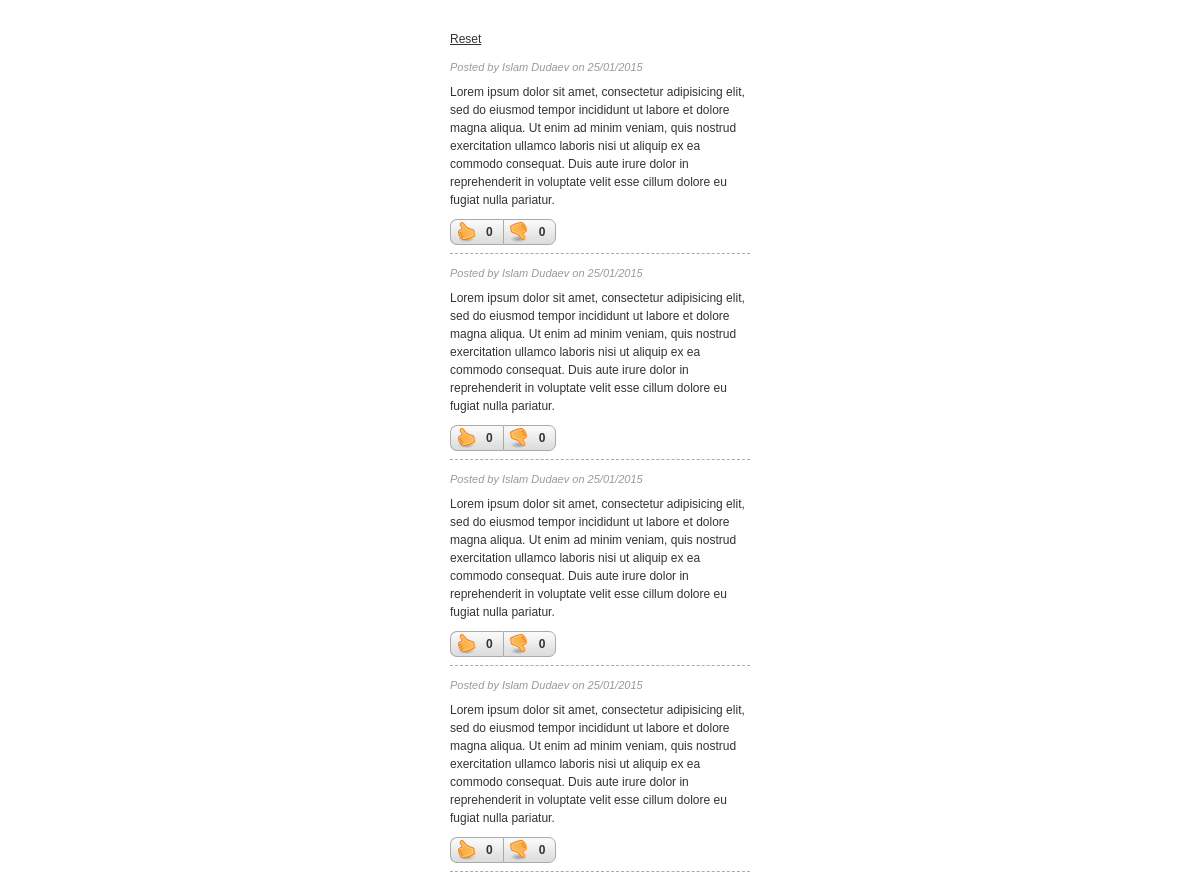
The page / on the database its author committed.
### tables this page shows
CREATE TABLE `comments` (
  `id` int(11) unsigned NOT NULL AUTO_INCREMENT,
  `full_name` varchar(150) NOT NULL,
  `email` varchar(200) NOT NULL,
  `comment` text NOT NULL,
  `date` timestamp NOT NULL DEFAULT CURRENT_TIMESTAMP,
  `active` tinyint(1) NOT NULL DEFAULT '1',
  `up` int(11) unsigned NOT NULL,
  `down` int(11) unsigned NOT NULL,
  PRIMARY KEY (`id`)
);

### index.php (the view, shortened to what this page needs)
<?php
require_once('classes/Rate.php');
$rate = new Rate();
$posts = $rate->getPosts();
?>
<!DOCTYPE html>
<html>
<head>
	<link href="css/core.css" rel="stylesheet" type="text/css" />
</head>
<body>
<div id="wrapper">
	<p><a href="#" class="reset">Reset</a></p>
	<div id="comments">
		<?php if(!empty($posts)){ ?>
			<?php foreach($posts as $row){ ?>
				<div class="comment">
					<span class="name">
						Posted by <?php echo htmlentities(stripslashes($row['full_name'])); ?> on <time datetime="<?php echo date('Y-m-d', strtotime($row['date'])); ?>"><?php echo $row['date_formatted'] ?></time>
					</span>
					<p><?php echo htmlentities(stripslashes($row['comment'])); ?></p>
					<?php echo $rate->buttonSet($row['id']); ?>
				</div>
			<?php } ?>
		<?php } else { ?>
			<p>There are currently no comments.</p>
		<?php } ?>
	</div>
</div>
</body>
</html>

### classes/Rate.php (shortened to what this page needs)
<?php
class Rate{
    private $db = null;
    private $host = 'localhost';
    private $name = 'comments';
    private $db_user = 'root';
    private $password = '';
    private $comments = 'comments';
    private $ratings = 'ratings';
    public $user;
    public function __construct($user = null){
        $this->user = !empty($user) ? $user : getenv('REMOTE_ADDR');
    }
    private function connect(){
        try{
            $this->db = new PDO("mysql:host={$this->host};$name={$this->name}",
                $this->db_user, $this->password,
                array(
                    PDO::ATTR_PERSISTENT => true
                )
            );
            $this->db->exec("SET CHARACTER SET utf8");
        } catch(PDOException $e){
            echo $e->getMessage();
            exit();
        }
    }
    public function getPosts(){
        $sql = "SELECT *, DATE_FORMAT(date, '%d/%m/%Y') AS date_formatted
                FROM {$this->comments}
                WHERE active = 1
                ORDER BY date DESC";
        $statement = $this->db->query($sql);
        return $statement->fetchAll(PDO::FETCH_ASSOC);
    }
    public function getPost($id = null) {
        if (!empty($id)) {
            $sql = "SELECT *
					FROM `{$this->comments}`
					WHERE `id` = ?";
            $statement = $this->db->prepare($sql);
            $statement->execute(array($id));
            return $statement->fetch(PDO::FETCH_ASSOC);
        }
    }
    public function getByUser($id = null) {
        if (!empty($id) && !empty($this->user)) {
            $sql = "SELECT *
					FROM `{$this->ratings}`
					WHERE `user` = ?
					AND `item` = ?";
            $statement = $this->db->prepare($sql);
            $statement->execute(array($this->user, $id));
            return $statement->fetch(PDO::FETCH_ASSOC);
        }
    }
    public function buttonSet($id = null) {
        if (!empty($id) && !empty($this->user)) {
            $post = $this->getPost($id);
            $found = $this->getByUser($id);
            if (!empty($found)) {
                $out  = '<div class="rateWrapper">';
                $out .= '<span class="rateDone rateUp';
                $out .= $found['rate'] == 1 ? ' active' : null;
                $out .= '" data-item="';
                $out .= $id;
                $out .= '"><span class="rateUpN">';
                $out .= intval($post['up']);
                $out .= '</span></span>';
                $out .= '<span class="rateDone rateDown';
                $out .= $found['rate'] == 0 ? ' active' : null;
                $out .= '" data-item="';
                $out .= $id;
                $out .= '"><span class="rateDownN">';
                $out .= intval($post['down']);
                $out .= '</span></span>';
                $out .= '</div>';
                return $out;
            } else {
                $out  = '<div class="rateWrapper">';
                $out .= '<span class="rate rateUp" data-item="';
                $out .= $id;
                $out .= '"><span class="rateUpN">';
                $out .= intval($post['up']);
                $out .= '</span></span>';
                $out .= '<span class="rate rateDown" data-item="';
                $out .= $id;
                $out .= '"><span class="rateDownN">';
                $out .= intval($post['down']);
                $out .= '</span></span>';
                $out .= '</div>';
                return $out;
            }
        }
    }
}

### css/core.css (style rules this page uses)
* { margin: 0; padding: 0; border: none; outline: none; }
body { text-align: center; font-family: Arial, Verdana, Sans-serif; font-size: 12px; padding: 30px 0; line-height: 18px; }
body,a { color: #333; }
p { padding-bottom: 10px; }
#wrapper { width: 300px; margin: 0 auto; text-align: left; }
#comments,.comment { width: 100%; float: left; }
.name { font-size: 11px; color: #999; font-style: italic; display: block; padding-bottom: 7px; }
.comment { padding-bottom: 10px; margin-bottom: 10px; border-bottom: dashed 1px #aaa; }
.comment p { padding: 0; }
.rateWrapper { float: left; padding-top: 10px; height: 24px; -webkit-border-radius: 7px; -moz-border-radius: 7px; border-radius: 7px; }
.rate,.rateDone { display: block; float: left; background: #fff; text-decoration: none; background-image: url(/images/sprite.png); background-repeat: no-repeat; font-weight: bold; }
.rate { cursor: pointer; }
.rateUp { background-position: 0 0; border-top: solid 1px #aaa; border-bottom: solid 1px #aaa; border-left: solid 1px #aaa; -webkit-border-top-left-radius: 7px; -webkit-border-bottom-left-radius: 7px; -moz-border-radius-topleft: 7px; -moz-border-radius-bottomleft: 7px; border-top-left-radius: 7px; border-bottom-left-radius: 7px; padding: 3px 10px 0 35px; height: 21px; }
.rateDown { background-position: 0 -48px; border: solid 1px #aaa; -webkit-border-top-right-radius: 7px; -webkit-border-bottom-right-radius: 7px; -moz-border-radius-topright: 7px; -moz-border-radius-bottomright: 7px; border-top-right-radius: 7px; border-bottom-right-radius: 7px; padding: 3px 10px 0 35px; height: 21px; }

### rows shown on the page
comments: full_name "Islam Dudaev", date_formatted "25/01/2015", comment "Lorem ipsum dolor sit amet, consectetur adipisicing elit, sed do eiusmod tempor incididunt ut labore et dolore magna aliqua. Ut enim ad minim veniam, quis nostrud exercitation ullamco laboris nisi ut aliquip ex ea commodo consequat. Duis aute irure dolor in reprehenderit in voluptate velit esse cillum dolore eu fugiat nulla pariatur.", $rate->buttonSet($row['id']) "0 0"
comments: full_name "Islam Dudaev", date_formatted "25/01/2015", comment "Lorem ipsum dolor sit amet, consectetur adipisicing elit, sed do eiusmod tempor incididunt ut labore et dolore magna aliqua. Ut enim ad minim veniam, quis nostrud exercitation ullamco laboris nisi ut aliquip ex ea commodo consequat. Duis aute irure dolor in reprehenderit in voluptate velit esse cillum dolore eu fugiat nulla pariatur.", $rate->buttonSet($row['id']) "0 0"
comments: full_name "Islam Dudaev", date_formatted "25/01/2015", comment "Lorem ipsum dolor sit amet, consectetur adipisicing elit, sed do eiusmod tempor incididunt ut labore et dolore magna aliqua. Ut enim ad minim veniam, quis nostrud exercitation ullamco laboris nisi ut aliquip ex ea commodo consequat. Duis aute irure dolor in reprehenderit in voluptate velit esse cillum dolore eu fugiat nulla pariatur.", $rate->buttonSet($row['id']) "0 0"
comments: full_name "Islam Dudaev", date_formatted "25/01/2015", comment "Lorem ipsum dolor sit amet, consectetur adipisicing elit, sed do eiusmod tempor incididunt ut labore et dolore magna aliqua. Ut enim ad minim veniam, quis nostrud exercitation ullamco laboris nisi ut aliquip ex ea commodo consequat. Duis aute irure dolor in reprehenderit in voluptate velit esse cillum dolore eu fugiat nulla pariatur.", $rate->buttonSet($row['id']) "0 0"
